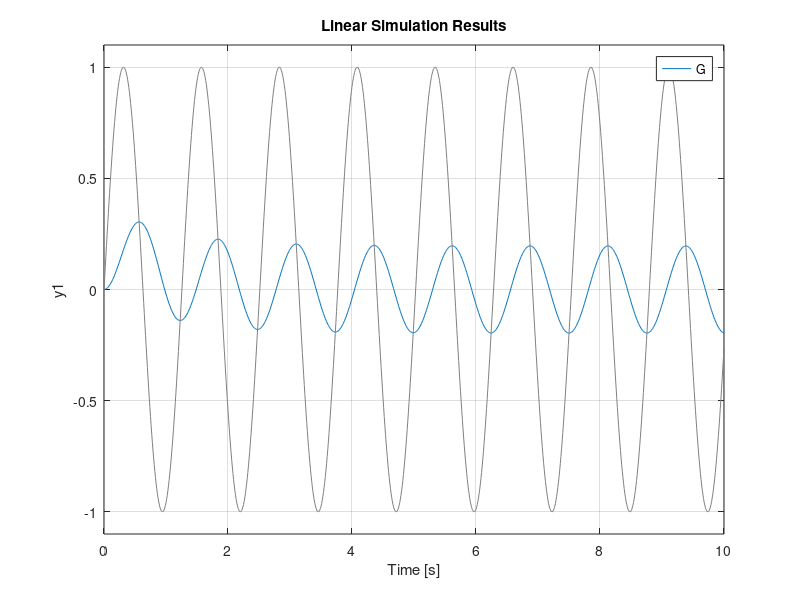

Write the MATLAB code that produced this figure.
clf
close all
clear all
clc
pkg load control

K = 1;
tau = 1;
a = 1;
w = 5;
t_end = 10;

num = K*[1];
den = [tau 1];

G = tf(num,den)

t = 0:0.01:t_end;
u = a*sin(w*t);
lsim(G,u,t)
